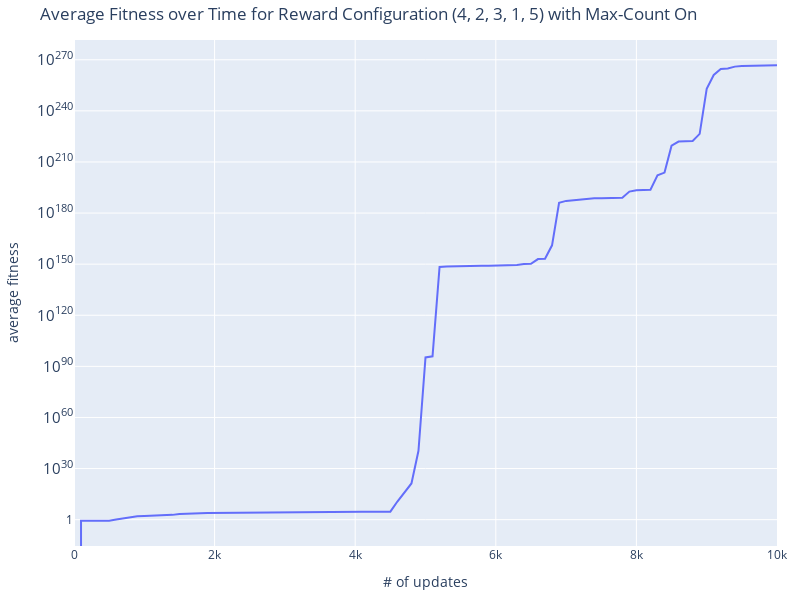

Notebook cell for this chart:
### Code cell
plot_vals((4, 2, 3, 1, 5), max_count=True, log_y=True, i=0)
